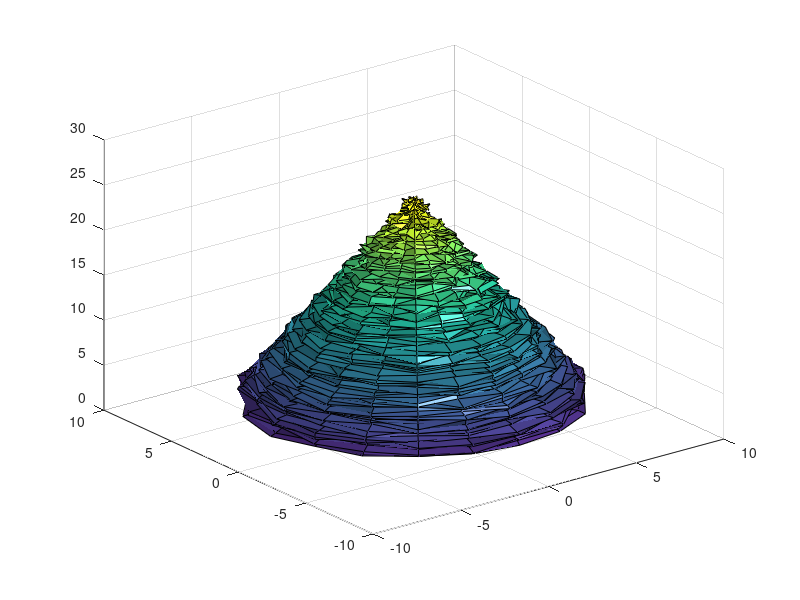

Source code (MATLAB): (Note: this script raises an error after producing the figure.)
% 生成树本体曲面
treeFunc=@(h)[h(1),h(h>0&h<=3).*0+1.5,8-(h(h>3)-3).*0.3636];
[X,Y,Z]=cylinder(treeFunc(0:0.2:25));
% 随机移动树冠上点的位置
Z=Z.*25;
cnt1=1:21;cnt2=16:126;
angle=atan(Y(cnt2,cnt1)./X(cnt2,cnt1));
treeDiffusion=rand(111,21)-0.5;
X(cnt2,cnt1)=X(cnt2,cnt1)+cos(angle).*treeDiffusion;
Y(cnt2,cnt1)=Y(cnt2,cnt1)+sin(angle).*treeDiffusion;
Z(cnt2,cnt1)=Z(cnt2,cnt1)+(rand(111,21)-0.5).*0.5;
X(:,end)=X(:,1);Y(:,end)=Y(:,1);Z(:,end)=Z(:,1);
% 绘制圣诞树
surfl(X,Y,Z,'light');
hold on
% 绘制礼物
drawPresent(2,-4,0,3,3,2);
drawPresent(-4,3,0,2,3,1.5);
drawPresent(5,3,0,4,3,3);
drawPresent(-7,-5,0,5,3,1);
drawPresent(-9,-6,0,2,2,2);
drawPresent(0,4,0,4,3,3);
function drawPresent(dx,dy,dz,scalex,scaley,scalez)
presentX=[0.5 0.5 0.5 0.5 0.5; 0 1 1 0 0; 0 1 1 0 0; 0 1 1 0 0; 0.5 0.5 0.5 0.5 0.5];
presentY=[0.5 0.5 0.5 0.5 0.5; 0 0 1 1 0; 0 0 1 1 0; 0 0 1 1 0; 0.5 0.5 0.5 0.5 0.5];
presentZ=[0 0 0 0 0;0 0 0 0 0; 0.5 0.5 0.5 0.5 0.5; 1 1 1 1 1; 1 1 1 1 1];
randColorMap=cat(3,repmat(rand,[5,5])./2+.5,repmat(rand,[5,5])./2+.5,repmat(rand,[5,5])./2+.5);
surf((presentX*scalex+dx),(presentY*scaley+dy), (presentZ*scalez+dz),'CData',randColorMap);
shading interp
end
ax=gca;hold on;
set(gcf,'Color',[22,32,51]./255);
r=(0.0430:(0.2061/50):0.2491)';
g=(0.2969:(0.4012/50):0.6981)';
b=(0.0625:(0.2696/50):0.3321)';
Cmap=[r,g,b];Cmap(1:6,:)=Cmap(1:6,:).*0+[77,63,5]/265;
% 绘制标题
annotation('textbox',[.45,.86,.1,.1],'String','Merry Christmas','fontsize',23,...
    'fontweight','Bold','FontName','Cambria','HorizontalAlignment','center','Color','w','EdgeColor','none')
% 当前坐标区域修饰
set(ax,'XLim',[-10 10],'YLim',[-10,10],'ZLim',[0,30],'PlotBoxAspectRatio',[1,1,1.2],...
    'XColor','none','YColor','none','ZColor','none','Color',[22,32,51]./255,'View',[-37.5,4],...
    'Colormap',Cmap,'Position',[0,0,1,.9],'Tag',char([100,105,115,112,40,39,20316,32773,...
    58,115,108,97,110,100,97,114,101,114,39,41]));
lighting phong;shading interp;eval(ax.Tag)
plot3(0,0,25.6,'p', 'MarkerSize',24,'MarkerFaceColor',[255,223,153]/255,'MarkerEdgeColor','none','LineWidth', 1);
starLightHdl=scatter3(0,0,25,6000,'o','MarkerFaceColor','w','MarkerEdgeColor','w','MarkerEdgeAlpha',0,'MarkerFaceAlpha', 0.1);
% 绘制圣诞树上的彩灯
lightFuncX=@(h,r,a,z) (h-z)./h.*r.*cos(a.*z);
lightFuncY=@(h,r,a,z) (h-z)./h.*r.*sin(a.*z);
h=25;r=8;
lightZ1=linspace(4,25-4,200);a1=0.3*pi;
lightX1=lightFuncX(h,r*1.4,a1,lightZ1);
lightY1=lightFuncY(h,r*1.4,a1,lightZ1);
plot3(lightX1,lightY1,lightZ1+.1,'.','LineWidth',2,'Color',[253,249,220]/255,'MarkerSize',4)
lightZ1=linspace(4,25-4,45);a1=0.3*pi;
lightX1=lightFuncX(h,r*1.2,a1,lightZ1);
lightY1=lightFuncY(h,r*1.2,a1,lightZ1);
scatter3(lightX1,lightY1,lightZ1+.1,300,'Marker','o','MarkerEdgeColor','none',...
    'MarkerFaceColor',[253,249,220]/255,'MarkerFaceAlpha',.08)
scatter3(lightX1,lightY1,lightZ1+.1,50,'Marker','o','MarkerEdgeColor','none',...
    'MarkerFaceColor',[231,217,129]./255,'MarkerFaceAlpha',.95)
lightZ1=linspace(4,25-5,100);a1=-0.15*pi;
lightX1=lightFuncX(h,r*1.2,a1,lightZ1);
lightY1=lightFuncY(h,r*1.2,a1,lightZ1);
plot3(lightX1,lightY1,lightZ1+.1,'.','LineWidth',2,'Color','w','MarkerSize',4)
lightZ1=linspace(4,25-6,17);a1=-0.15*pi;
lightX1=lightFuncX(h,r*1.2,a1,lightZ1);
lightY1=lightFuncY(h,r*1.2,a1,lightZ1);
scatter3(lightX1,lightY1,lightZ1+.1,300,'Marker','o','MarkerEdgeColor','none',...
    'MarkerFaceColor',[253,249,220]/255,'MarkerFaceAlpha',.08)
scatter3(lightX1,lightY1,lightZ1+.1,70,'Marker','o','MarkerEdgeColor','none',...
    'MarkerFaceColor','w','MarkerFaceAlpha',.8)
% 绘制雪花
snowXYZ1=rand(70,3);
snowXYZ1(:,1:2)=snowXYZ1(:,1:2).*26-13;
snowXYZ1(:,3)=snowXYZ1(:,3).*30;
snowXYZ2=rand(90,3);
snowXYZ2(:,1:2)=snowXYZ2(:,1:2).*26-13;
snowXYZ2(:,3)=snowXYZ2(:,3).*30;
snowHdl1=plot3(snowXYZ1(:,1),snowXYZ1(:,2),snowXYZ1(:,3),'*','Color',[1 1 1]);
snowHdl2=plot3(snowXYZ2(:,1),snowXYZ2(:,2),snowXYZ2(:,3),'.','Color',[.6,.6,.6]);
% 旋转图像、雪花飘落
for i=1:1e8
    starLightHdl.SizeData=6000+sin(i/5).*1000;
    snowXYZ1(:,3)=snowXYZ1(:,3)-.1;snowXYZ2(:,3)=snowXYZ2(:,3)-.01;
    snowXYZ1(snowXYZ1(:,3)<0,3)=30;snowXYZ2(snowXYZ2(:,3)<0,3)=30;
    snowHdl1.XData=snowXYZ1(:,1);snowHdl1.YData=snowXYZ1(:,2);snowHdl1.ZData=snowXYZ1(:,3);
    snowHdl2.XData=snowXYZ2(:,1);snowHdl2.YData=snowXYZ2(:,2);snowHdl2.ZData=snowXYZ2(:,3);
    view([i,4]);
    drawnow;pause(.05)
end
